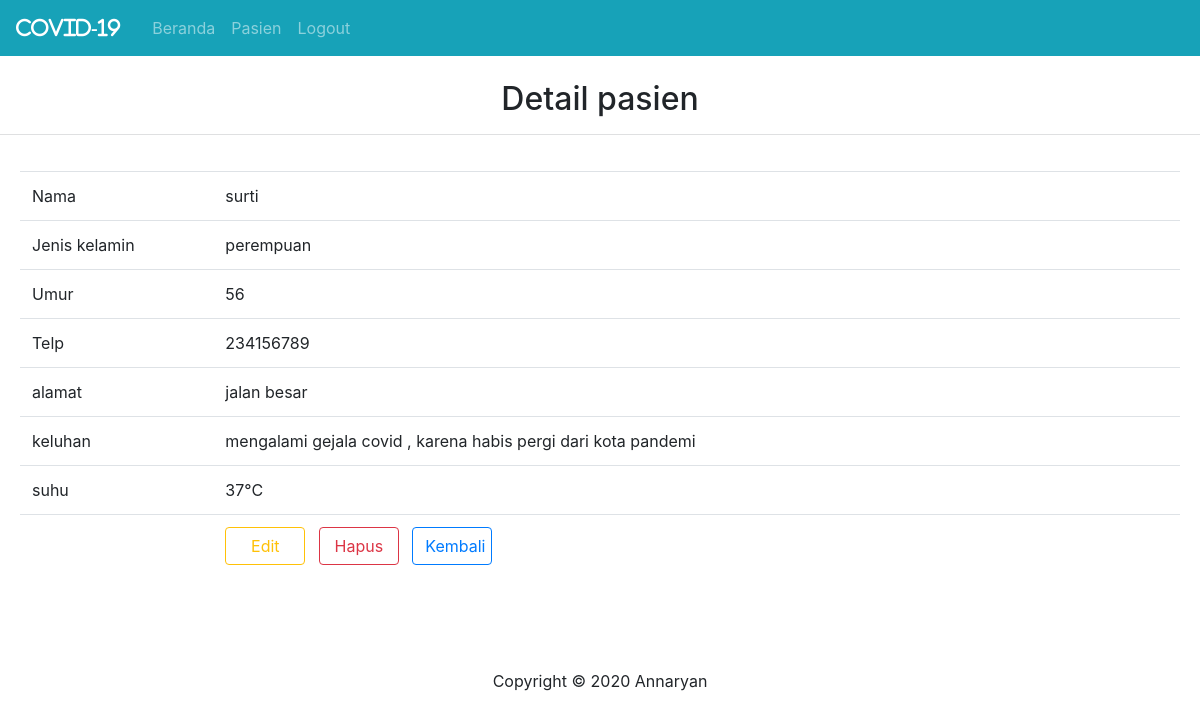
The app's page /pasien/detail.php?id_pasien=7 with its own data.
### tables this page shows
CREATE TABLE `pasien` (
  `id_pasien` int(3) NOT NULL,
  `nama` varchar(50) NOT NULL,
  `kelamin` varchar(20) NOT NULL,
  `umur` int(8) NOT NULL,
  `telp` int(13) NOT NULL,
  `alamat` varchar(20) NOT NULL,
  `keluhan` text NOT NULL,
  `suhu` int(3) NOT NULL,
  `id_level` int(3) DEFAULT NULL
);

### pasien/detail.php (the view, shortened to what this page needs)
<?php
include '../aset/header.php';
include '../koneksi.php';
$id_pasien = $_GET["id_pasien"];
$sql = "SELECT * FROM pasien inner join level on pasien.id_level = level.id_level where id_pasien = $id_pasien";
$res = mysqli_query($kon,$sql);
$detail = mysqli_fetch_assoc($res);
?>
		<center>
			<h2>Detail pasien</h2>
			<hr class="bg-light">
			  <div class="card-body">
                <table class="table">
					<tr>
						<td width="100px">Nama</td>
						<td width="500px"><?= $detail['nama'] ?></td>
					</tr>
					<tr>
						<td width="100px">Jenis kelamin</td>
						<td width="500px"><?= $detail['kelamin'] ?></td>
					</tr>
					<tr>
						<td width="100px">Umur</td>
						<td width="500px"><?= $detail['umur'] ?></td>
					</tr>
					<tr>
						<td width="100px">Telp</td>
						<td width="500px"><?= $detail['telp'] ?></td>
					</tr>
					<tr>
						<td width="100px">alamat</td>
						<td width="500px"><?= $detail['alamat'] ?></td>
					</tr>
					<tr>
						<td width="100px">keluhan</td>
						<td width="500px"><?= $detail['keluhan'] ?></td>
					</tr>
					<tr>
						<td width="100px">suhu</td>
						<td width="500px"><?= $detail['suhu'] ?>°C</td>
					</tr>
					<tr>
						<td></td>
						<td>
						<a href="edit.php?id_pasien=<?= $detail['id_pasien']?>" class="btn btn-outline-warning" style="width:80px">Edit</a>&nbsp&nbsp
						<a href="hapus.php?id_pasien=<?= $detail['id_pasien']?>" class="btn btn-outline-danger" style="width:80px">Hapus</a>&nbsp&nbsp
						<a href="index.php?id_pasien=<?= $detail['id_pasien']?>" class="btn btn-outline-primary" style="width:80px">Kembali</a></td>
					</tr>
				</table>
				</div>
<?php
include '../aset/footer.php';
?>

### records on screen
pasien: nama "surti", kelamin "perempuan", umur "56", telp "234156789", alamat "jalan besar", keluhan "mengalami gejala covid , karena habis pergi dari kota pandemi", suhu "37"
